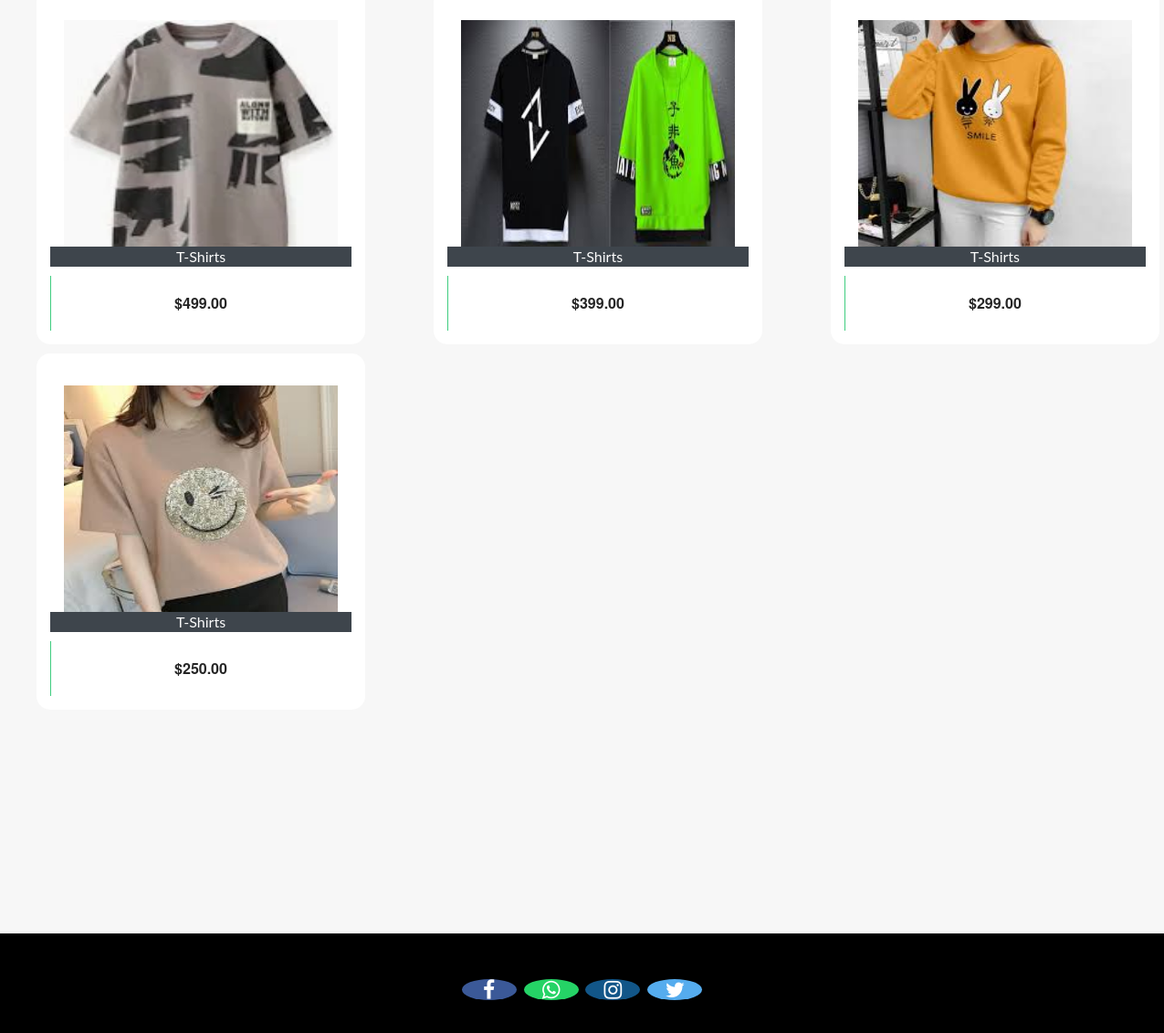
/customer-home (signed in, lower part), run on an earlier commit of the app's database.
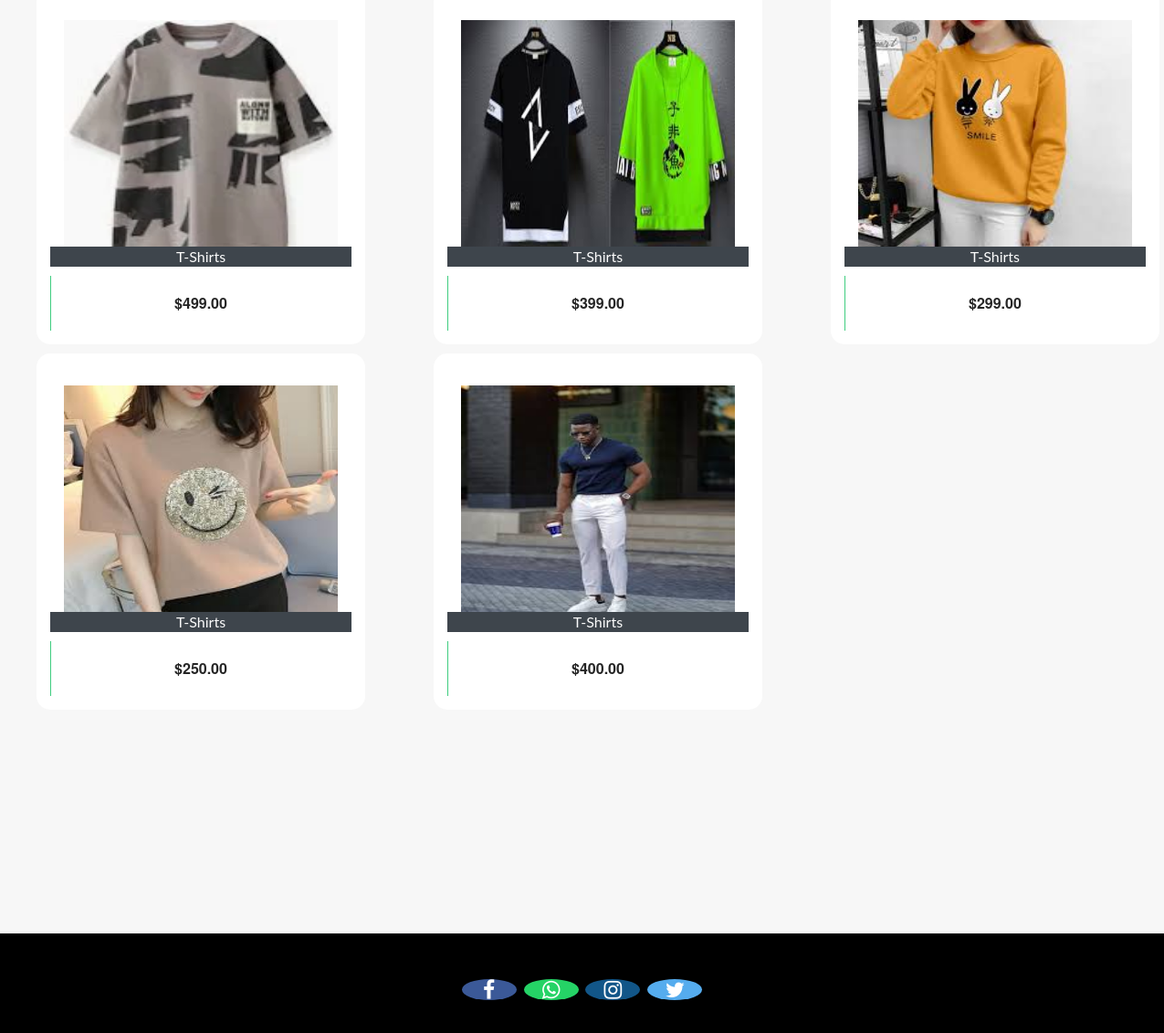
And on a later commit of the database.
### ecom/models.py (models this page shows, shortened)
class Product(models.Model):
    GENDER = (
        ('M', 'Male'),
        ('F', 'Female'),
        ('U', 'Unisex')
    )
    SIZE = (
        ('XS', 'Extra Small'),
        ('S', 'Small'),
        ('M', 'Medium'),
        ('L', 'Large'),
        ('XL', 'Extra Large'),
        ('XXL', 'Extra Extra Large')
    )
    SleeveLength = (
        ('SHORT', 'Short'),
        ('LONG', 'Long'),
        ('EXTRA_LONG', 'Extra Long'),
    )
    NeckType = (
        ('CREW', 'Crew'),
        ('V_NECK', 'V-Neck'),
        ('SCOOP', 'Scoop'),
    )
    Pattern = (
        ('SOLID', 'Solid'),
        ('STRIPED', 'Striped'),
        ('FLORAL', 'Floral'),
        ('GRAPHIC', 'Graphic'),
    )
    Occasion = (
        ('CASUAL', 'Casual'),
        ('FORMAL', 'Formal'),
        ('ACTIVE', 'Active'),
    )
    name = models.CharField(max_length=255)
    image = models.ImageField(upload_to='product_image/', null=True, blank=True)
    price = models.DecimalField(max_digits=10, decimal_places=2)
    description = models.TextField()
    gender = models.CharField(max_length=1, choices=GENDER)
    size = models.CharField(max_length=3, choices=SIZE)
    material = models.CharField(max_length=255)
    color = models.CharField(max_length=255)
    dominant_colors = models.TextField(blank=True, null=True)
    sleeve_length = models.CharField(max_length=255, choices=SleeveLength, blank=True)
    neck_type = models.CharField(max_length=255, choices=NeckType, blank=True)
    pattern = models.CharField(max_length=255, choices=Pattern, blank=True)
    occasion = models.CharField(max_length=255, choices=Occasion, blank=True)
    brand = models.CharField(max_length=255, default='Pinac')
    rating = models.IntegerField(validators=[MinValueValidator(1), MaxValueValidator(5)], blank=True, null=True)
    stock_quantity = models.IntegerField(default=0)
    is_best_seller = models.BooleanField(default=False)
    is_new_arrival = models.BooleanField(default=False)
    created_at = models.DateTimeField(auto_now_add=True)
    updated_at = models.DateTimeField(auto_now=True)

### ecom/views.py (the view)
# urls.py: path('customer-home', views.customer_home_view,name='customer-home'),
@login_required(login_url='customerlogin')
@user_passes_test(is_customer)
def customer_home_view(request):
    products=models.Product.objects.all()
    if 'product_ids' in request.COOKIES:
        product_ids = request.COOKIES['product_ids']
        counter=product_ids.split('|')
        product_count_in_cart=len(set(counter))
    else:
        product_count_in_cart=0
    return render(request,'ecom/customer_home.html',{'products':products,'product_count_in_cart':product_count_in_cart})

### ecom/views.py (called while the page is built)
def is_customer(user):
    return user.groups.filter(name='CUSTOMER').exists()

### templates/ecom/customer_home.html (shortened to what this page needs)
{% extends 'ecom/customer_base.html' %}
{% load static %}
{% block content %}
  {%if products%}
  <br>
  <div class="row">
      {% for p in products %}
      <div class="column">
      <div class="container page-wrapper" style="width: 450px;">
        <div class="page-inner">
          <div class="row">
            <div class="el-wrapper">
              <div class="box-up">
                {% if p.image %}
                  <img class="img" src="{{ p.image.url }}" alt="product pic" height="300px" width="300px">
                {% else %}
                  <img class="img" src="{% static 'product_image/anomaly-WWesmHEgXDs-unsplash.jpg' %}" alt="default product pic" height="300px" width="300px">
                {% endif %}
                <div class="img-info">
                  <div class="info-inner">
                    <span style="background-color:#3e454c; color:fbfbfb;"class="p-company">{{p.name}}</span>
                  </div>
                </div>
              </div>
              <div class="box-down">
                <a class="cart" href="{% url 'add-to-cart' p.id  %}">
                  <span class="price">${{p.price}}</span>
                  <span class="add-to-cart">
                    <span class="txt"><i class="fa fa-shopping-cart"></i> Add To Cart</span>
                  </span>
                </a>
              </div>
            </div>
          </div>
        </div>
      </div>
      </div>
{% if forloop.counter|divisibleby:"3" %}
    </div>
    <div class="row">
          <br><br><br><br><br>
{% endif %}
  {% endfor %}
</div>
{%else%}
<h3 style="text-align:center; color:#3E454C;">No Search Found</h3>
{%endif%}
<br><br><br>
<br><br><br><br><br><br><br><br><br><br><br><br>
{% endblock content %}

### templates/ecom/customer_base.html (shortened to what this page needs)
<html>
{% load static %}
<head>
<link rel="stylesheet" href="https://maxcdn.bootstrapcdn.com/bootstrap/3.3.0/css/bootstrap.min.css">
<link rel="stylesheet" href="https://maxcdn.bootstrapcdn.com/font-awesome/4.7.0/css/font-awesome.min.css">
</head>
<body>
{% block content %}
{% endblock content %}
<br><br><br>
<footer>
  <br>
  <p>
    <a href="#" class="fa fa-facebook"></a>
    <a href="#" class="fa fa-whatsapp"></a>
    <a href="#" class="fa fa-instagram"></a>
    <a href="#" class="fa fa-twitter"></a>
  </p>
  <br>
</footer>
</body>
</html>

### templates/ecom/customer_base.html (style rules this page uses)
body { background-color: #f7f7f7; }
footer { padding: 0px 0px 0px 0px; background-color: black; margin: 0px; }
.fa { font-size: 23px; width: 60px; text-align: center; text-decoration: none; margin: 5px 2px; border-radius: 50%; }
.fa-facebook { background: #3B5998; color: white; margin-top: 30px; }
.fa-whatsapp { background: #25d366; color: white; }
.fa-twitter { background: #55ACEE; color: white; }
.fa-instagram { background: #125688; color: white; }
p { text-align: center; }

What changed in the data, as far as the page shows it:
added Product: image (picture), name "T-Shirts", price "400.00"
